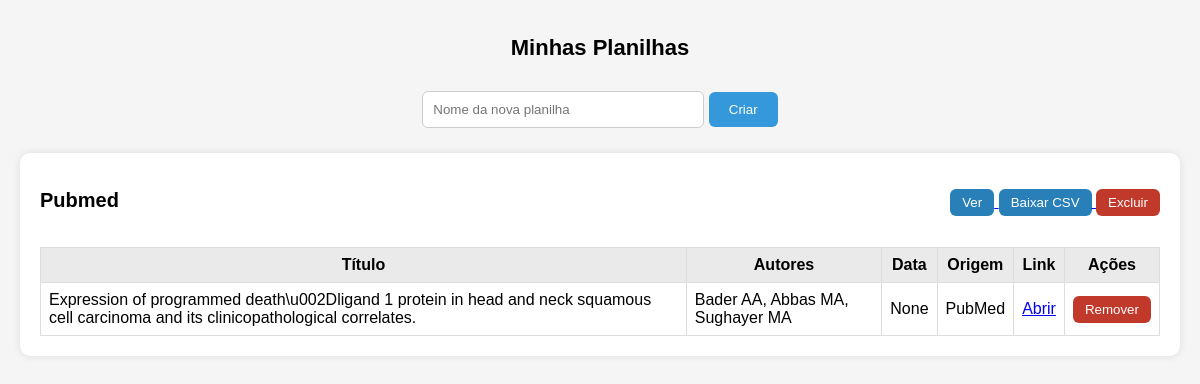
Page /planilhas/ (signed in) on the earlier database version.
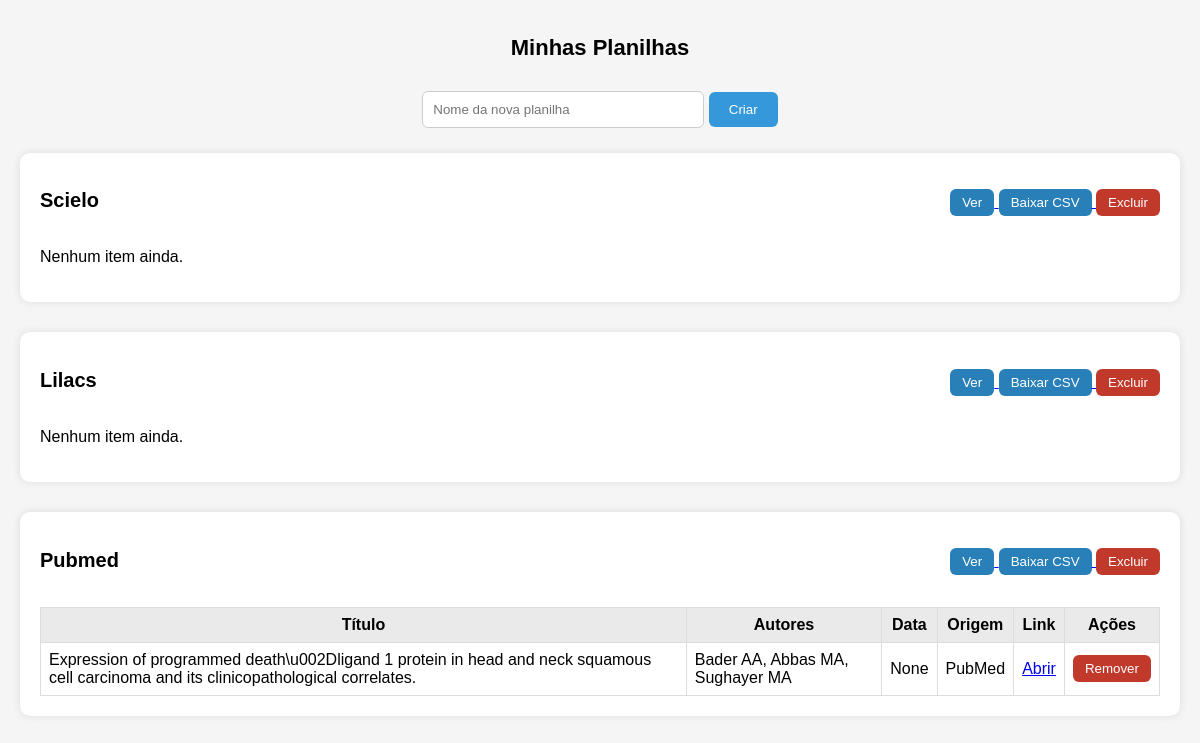
Same page on the later database version.
### busca/models.py (models this page shows, shortened)
class Planilha(models.Model):
    user = models.ForeignKey(
        User,
        on_delete=models.CASCADE,
        related_name="planilhas"
    )
    nome = models.CharField("Nome da planilha", max_length=150)
    criado_em = models.DateTimeField(auto_now_add=True)
    class Meta:
        unique_together = ("user", "nome")
        ordering = ["-criado_em"]

class ItemPlanilha(models.Model):
    planilha = models.ForeignKey(
        Planilha,
        on_delete=models.CASCADE,
        related_name="itens"
    )
    titulo = models.CharField("Título", max_length=500)
    autores = models.CharField("Autores", max_length=500, blank=True)
    resumo = models.TextField("Resumo", blank=True)  # breve trecho do artigo
    data_publicacao = models.DateField("Data de publicação", null=True, blank=True)
    origem = models.CharField("Origem", max_length=30)  # "pubmed", "scielo", "lilacs" ou "outros"
    link = models.URLField("Link")
    adicionado_em = models.DateTimeField(auto_now_add=True)
    class Meta:
        ordering = ["-adicionado_em"]

### busca/views_planilhas.py (the view)
# urls.py: path("planilhas/", views_planilhas.lista_planilhas, name="lista_planilhas"),
@login_required
def lista_planilhas(request):
    planilhas = Planilha.objects.filter(user=request.user)
    return render(request, "busca/planilhas.html", {"planilhas": planilhas})

### busca/templates/busca/planilhas.html (shortened to what this page needs)
{% load static %}
<!DOCTYPE html>
<html lang="pt-br">
<head>
    <link rel="stylesheet" href="{% static 'busca/style.css' %}">
</head>
<body>
<h1>Minhas Planilhas</h1>
<div class="novo">
    <form action="{% url 'criar_planilha' %}" method="POST">
        <input type="text" name="nome" placeholder="Nome da nova planilha" required>
        <button type="submit">Criar</button>
    </form>
</div>
{% for p in planilhas %}
<div class="planilha-box">
    <div class="planilha-header">
        <h2>{{ p.nome }}</h2>
        <div>
            <a href="{% url 'visualizar_planilha' p.id %}">
                <button class="btn-download" type="button">Ver</button>
            </a>
            <a href="{% url 'download_planilha' p.id %}">
                <button class="btn-download" type="button">Baixar CSV</button>
            </a>
            <a href="{% url 'apagar_planilha' p.id %}"
               onclick="return confirm('Apagar esta planilha?')">
                <button class="btn-danger" type="button">Excluir</button>
            </a>
        </div>
    </div>
    {% if p.itens.all|length > 0 %}
    <table>
        <thead>
            <tr>
                <th>Título</th>
                <th>Autores</th>
                <th>Data</th>
                <th>Origem</th>
                <th>Link</th>
                <th>Ações</th>
            </tr>
        </thead>
        <tbody>
            {% for item in p.itens.all %}
            <tr>
                <td>{{ item.titulo }}</td>
                <td>{{ item.autores }}</td>
                <td>{{ item.data_publicacao }}</td>
                <td>{{ item.origem }}</td>
                <td><a href="{{ item.link }}" target="_blank">Abrir</a></td>
                <td>
                    <a href="{% url 'remover_item' p.id item.id %}"
                       onclick="return confirm('Remover este artigo?')">
                        <button class="btn-danger" type="button">Remover</button>
                    </a>
                </td>
            </tr>
            {% endfor %}
        </tbody>
    </table>
    {% else %}
        <p>Nenhum item ainda.</p>
    {% endif %}
</div>
{% endfor %}
</body>
</html>

Differences in the rows shown:
added Planilha: nome "Scielo", shows "Nenhum item ainda."
added Planilha: nome "Lilacs", shows "Nenhum item ainda."
